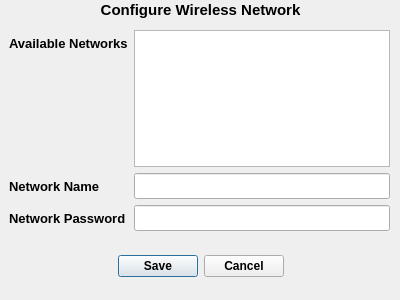
<?xml version="1.0" encoding="UTF-8"?>
<ui version="4.0">
 <class>Dialog</class>
 <widget class="QDialog" name="Dialog">
  <property name="geometry">
   <rect>
    <x>0</x>
    <y>0</y>
    <width>400</width>
    <height>300</height>
   </rect>
  </property>
  <property name="windowTitle">
   <string>Configure Wireless</string>
  </property>
  <property name="locale">
   <locale language="English" country="UnitedStates"/>
  </property>
  <widget class="QDialogButtonBox" name="buttonBox">
   <property name="geometry">
    <rect>
     <x>30</x>
     <y>250</y>
     <width>341</width>
     <height>32</height>
    </rect>
   </property>
   <property name="font">
    <font>
     <weight>75</weight>
     <bold>true</bold>
    </font>
   </property>
   <property name="locale">
    <locale language="English" country="UnitedStates"/>
   </property>
   <property name="orientation">
    <enum>Qt::Horizontal</enum>
   </property>
   <property name="standardButtons">
    <set>QDialogButtonBox::Cancel|QDialogButtonBox::Save</set>
   </property>
   <property name="centerButtons">
    <bool>true</bool>
   </property>
  </widget>
  <widget class="QLabel" name="Title">
   <property name="geometry">
    <rect>
     <x>10</x>
     <y>0</y>
     <width>381</width>
     <height>20</height>
    </rect>
   </property>
   <property name="sizePolicy">
    <sizepolicy hsizetype="Expanding" vsizetype="Expanding">
     <horstretch>0</horstretch>
     <verstretch>0</verstretch>
    </sizepolicy>
   </property>
   <property name="font">
    <font>
     <pointsize>11</pointsize>
     <weight>75</weight>
     <bold>true</bold>
    </font>
   </property>
   <property name="text">
    <string>Configure Wireless Network</string>
   </property>
   <property name="alignment">
    <set>Qt::AlignCenter</set>
   </property>
  </widget>
  <widget class="QWidget" name="">
   <property name="geometry">
    <rect>
     <x>9</x>
     <y>30</y>
     <width>381</width>
     <height>201</height>
    </rect>
   </property>
   <layout class="QFormLayout" name="formLayout">
    <property name="formAlignment">
     <set>Qt::AlignLeading|Qt::AlignLeft|Qt::AlignVCenter</set>
    </property>
    <item row="0" column="0">
     <widget class="QLabel" name="NetworkListLabel">
      <property name="font">
       <font>
        <pointsize>10</pointsize>
        <weight>75</weight>
        <bold>true</bold>
       </font>
      </property>
      <property name="locale">
       <locale language="English" country="UnitedStates"/>
      </property>
      <property name="text">
       <string>Available Networks</string>
      </property>
      <property name="wordWrap">
       <bool>true</bool>
      </property>
     </widget>
    </item>
    <item row="0" column="1">
     <widget class="QListWidget" name="AvailableNetworksList">
      <property name="font">
       <font>
        <pointsize>10</pointsize>
       </font>
      </property>
     </widget>
    </item>
    <item row="1" column="0">
     <widget class="QLabel" name="label_2">
      <property name="font">
       <font>
        <pointsize>10</pointsize>
        <weight>75</weight>
        <bold>true</bold>
       </font>
      </property>
      <property name="locale">
       <locale language="English" country="UnitedStates"/>
      </property>
      <property name="text">
       <string>Network Name</string>
      </property>
     </widget>
    </item>
    <item row="1" column="1">
     <widget class="QLineEdit" name="NetworkNameBox">
      <property name="font">
       <font>
        <pointsize>11</pointsize>
       </font>
      </property>
     </widget>
    </item>
    <item row="2" column="0">
     <widget class="QLabel" name="label_3">
      <property name="font">
       <font>
        <pointsize>10</pointsize>
        <weight>75</weight>
        <bold>true</bold>
       </font>
      </property>
      <property name="locale">
       <locale language="English" country="UnitedStates"/>
      </property>
      <property name="text">
       <string>Network Password</string>
      </property>
     </widget>
    </item>
    <item row="2" column="1">
     <widget class="QLineEdit" name="NetworkPasswordBox">
      <property name="font">
       <font>
        <pointsize>11</pointsize>
       </font>
      </property>
     </widget>
    </item>
   </layout>
  </widget>
 </widget>
 <resources/>
 <connections>
  <connection>
   <sender>buttonBox</sender>
   <signal>accepted()</signal>
   <receiver>Dialog</receiver>
   <slot>accept()</slot>
   <hints>
    <hint type="sourcelabel">
     <x>248</x>
     <y>254</y>
    </hint>
    <hint type="destinationlabel">
     <x>157</x>
     <y>274</y>
    </hint>
   </hints>
  </connection>
  <connection>
   <sender>buttonBox</sender>
   <signal>rejected()</signal>
   <receiver>Dialog</receiver>
   <slot>reject()</slot>
   <hints>
    <hint type="sourcelabel">
     <x>316</x>
     <y>260</y>
    </hint>
    <hint type="destinationlabel">
     <x>286</x>
     <y>274</y>
    </hint>
   </hints>
  </connection>
 </connections>
</ui>
